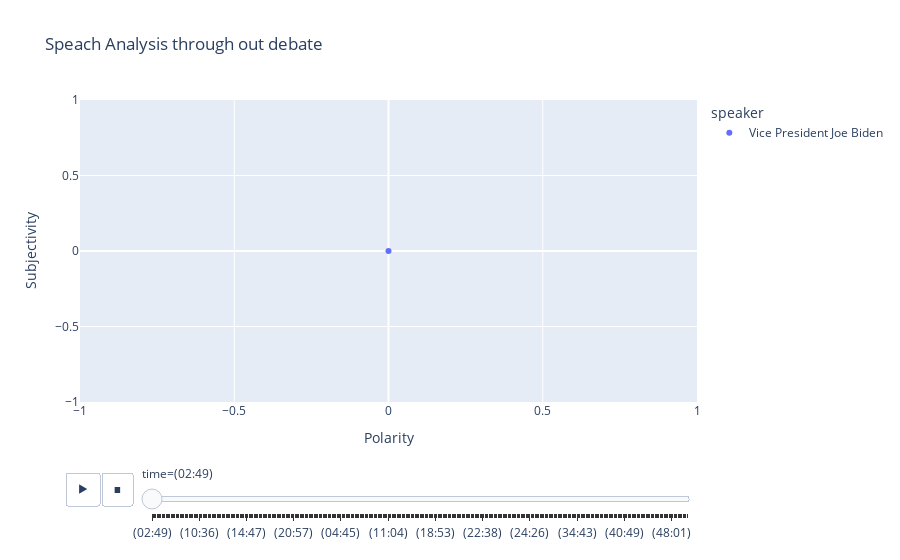

The code cell stored with this chart in its notebook:
### Code cell
fig = px.scatter(df_candidate,
                 x = 'Polarity',
                 y = 'Subjectivity',
                 color = 'speaker' ,
                 hover_data = ['time', 'sentence'],
                 animation_frame = 'time',
                 animation_group= 'speaker',
                 title = 'Speach Analysis through out debate'
                )
fig.show()
